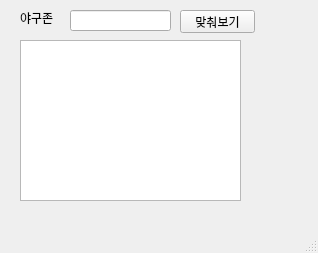
<?xml version="1.0" encoding="UTF-8"?>
<ui version="4.0">
 <class>MainWindow</class>
 <widget class="QMainWindow" name="MainWindow">
  <property name="geometry">
   <rect>
    <x>0</x>
    <y>0</y>
    <width>318</width>
    <height>253</height>
   </rect>
  </property>
  <property name="windowTitle">
   <string>MainWindow</string>
  </property>
  <widget class="QWidget" name="centralwidget">
   <widget class="QLineEdit" name="le">
    <property name="geometry">
     <rect>
      <x>70</x>
      <y>10</y>
      <width>101</width>
      <height>21</height>
     </rect>
    </property>
    <property name="text">
     <string/>
    </property>
   </widget>
   <widget class="QPushButton" name="pb">
    <property name="geometry">
     <rect>
      <x>180</x>
      <y>10</y>
      <width>75</width>
      <height>23</height>
     </rect>
    </property>
    <property name="text">
     <string>맞춰보기</string>
    </property>
   </widget>
   <widget class="QTextEdit" name="te">
    <property name="geometry">
     <rect>
      <x>20</x>
      <y>40</y>
      <width>221</width>
      <height>161</height>
     </rect>
    </property>
   </widget>
   <widget class="QLabel" name="label">
    <property name="geometry">
     <rect>
      <x>20</x>
      <y>10</y>
      <width>41</width>
      <height>16</height>
     </rect>
    </property>
    <property name="text">
     <string>야구존</string>
    </property>
   </widget>
  </widget>
  <widget class="QMenuBar" name="menubar">
   <property name="geometry">
    <rect>
     <x>0</x>
     <y>0</y>
     <width>318</width>
     <height>21</height>
    </rect>
   </property>
  </widget>
  <widget class="QStatusBar" name="statusbar"/>
 </widget>
 <resources/>
 <connections/>
</ui>
